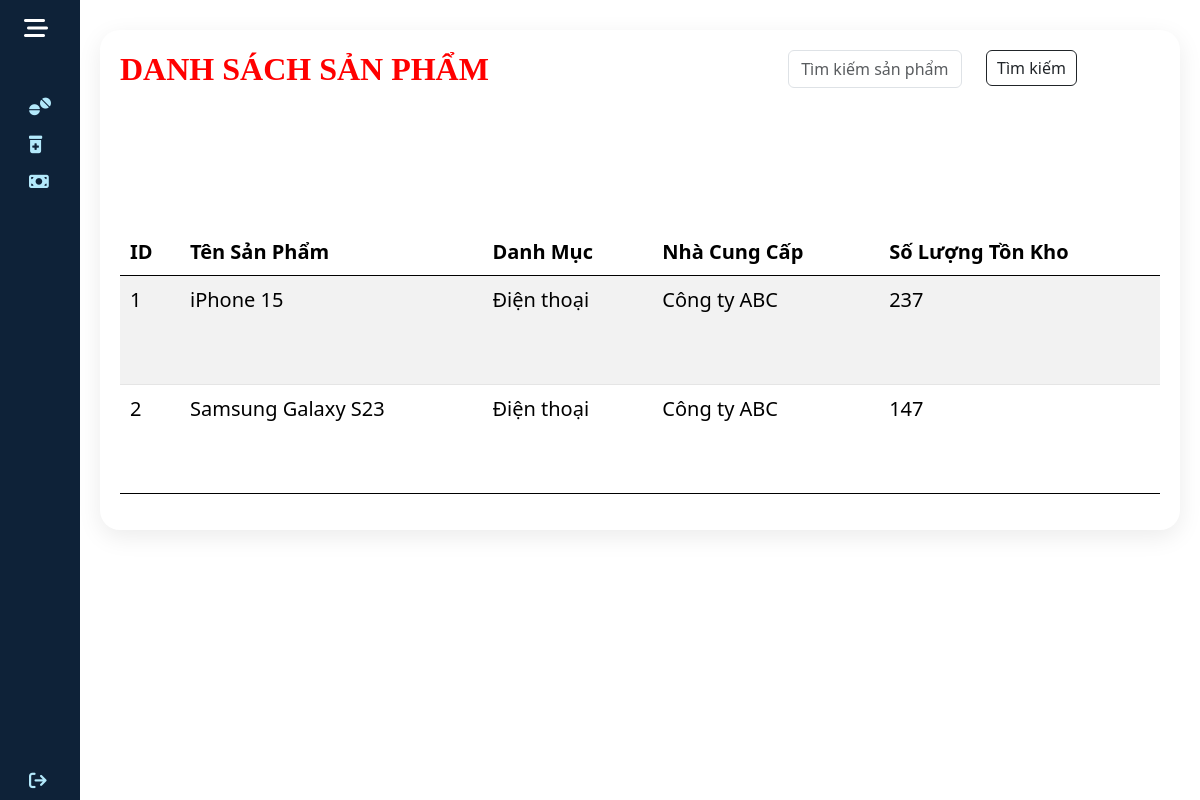
The app's page /nhanvien/san_pham/sp.php (signed in) with its own data.
### tables this page shows
CREATE TABLE `san_pham` (
  `SP_ID` int(11) NOT NULL,
  `SP_Ten` varchar(255) NOT NULL,
  `SP_Gia` decimal(10,2) NOT NULL,
  `DM_ID` int(11) DEFAULT NULL,
  `TT_ID` int(11) DEFAULT NULL,
  `NCC_ID` int(11) NOT NULL
);

CREATE TABLE `danh_muc_sp` (
  `DM_ID` int(11) NOT NULL,
  `DM_Ten` varchar(255) NOT NULL
);

CREATE TABLE `nha_cung_cap` (
  `NCC_ID` int(11) NOT NULL,
  `NCC_HoTen` varchar(255) NOT NULL,
  `NCC_SDT` varchar(20) NOT NULL,
  `NCC_DiaChi` text NOT NULL,
  `NCC_Email` varchar(255) NOT NULL
);

### nhanvien/san_pham/sp.php (the view, shortened to what this page needs)
<?php
require_once '../blocks/head.php';
$servername = "localhost";
$username = "TK_TenDangNhap";
$password = "TK_MatKhau";
$dbname = "qlkhohang";
$connection = new mysqli($servername, $username, $password, $dbname);
$NV_ID = isset($_SESSION['NV_ID']) ? $_SESSION['NV_ID'] : 0;
$stmt = $connection->prepare("SELECT KHO_ID FROM nhan_vien WHERE NV_ID = ?");
$stmt->bind_param("i", $NV_ID);
$stmt->execute();
$stmt->bind_result($KHO_ID);
$search = isset($_GET['search']) ? $_GET['search'] : '';
$sql = "SELECT sp.SP_ID, sp.SP_Ten, sp.SP_Gia, dm.DM_Ten, ncc.NCC_HoTen,
               COALESCE(kho_cn.KCN_SoLuong, 0) AS KCN_SoLuong
        FROM san_pham sp
        JOIN danh_muc_sp dm ON sp.DM_ID = dm.DM_ID
        JOIN nha_cung_cap ncc ON sp.NCC_ID = ncc.NCC_ID
        LEFT JOIN kho_cn ON sp.SP_ID = kho_cn.SP_ID
        WHERE kho_cn.KHO_ID = ?";
$sql .= " ORDER BY sp.SP_ID ASC";
$stmt = $connection->prepare($sql);
if (!empty($search)) {
    $searchParam = "%$search%";
    $stmt->bind_param("iss", $KHO_ID, $searchParam, $searchParam);
} else {
    $stmt->bind_param("i", $KHO_ID);
}
$stmt->execute();
$result = $stmt->get_result();
?>
<!DOCTYPE html>
<html>
<body>
    <div class="wrapper">
        <?php include '../blocks/sidebar.php'; ?>
        <div class="main">
            <div class="tkad">
                <div class="dstaikhoan">
                    <div class="tktenmuc">
                        <h2>DANH SÁCH SẢN PHẨM</h2>
                        <form action="" method="GET" class="search-form">
                            <div class="row">
                                <div class="col">
                                    <input type="text" name="search" class="form-control" placeholder="Tìm kiếm sản phẩm">
                                </div>
                                <div class="col">
                                    <button type="submit" class="btn btn-outline-dark">Tìm kiếm</button>
                                </div>
                            </div>
                        </form>
                    </div>
                    <table class="table table-striped">
                        <thead>
                            <tr>
                                <td>ID</td>
                                <td>Tên Sản Phẩm</td>
                                <td>Danh Mục</td>
                                <td>Nhà Cung Cấp</td>
                                <td>Số Lượng Tồn Kho</td>
                            </tr>
                        </thead>
                        <tbody>
                        <?php
                            while ($row = $result->fetch_assoc()) {
                                echo "
                                <tr>
                                    <td>{$row['SP_ID']}</td>
                                    <td>{$row['SP_Ten']}</td>
                                    <td>{$row['DM_Ten']}</td>
                                    <td>{$row['NCC_HoTen']}</td>
                                    <td>{$row['KCN_SoLuong']}</td>
                                </tr>";
                            }
                        ?>
                        </tbody>
                    </table>
                </div>
            </div>
        </div>
    </div>
</body>
</html>

### nhanvien/stylead.css (style rules this page uses)
* { margin: 0; padding: 0; box-sizing: border-box; }
.tkad { position: relative; width: 100%; padding: 20px; display: grid; grid-gap: 30px; margin-top: 10px; }
.tkad .dstaikhoan { position: relative; display: grid; min-height: 500px; background: var(--white); padding: 20px; box-shadow: 0 7px 25px rgba(0, 0, 0, 0.08); border-radius: 20px; }
.tkad .tktenmuc { display: flex; justify-content: space-between; align-items: flex-start; }
.tktenmuc h2 { font-family: 'Times New Roman', Times, serif; font-weight: 600; color: red; }
.tktenmuc .btn { position: relative; padding: 5px 10px; background: var(--blue); text-decoration: none; color: var(--white); border-radius: 6px; }
.tkad table { width: 100%; border-collapse: collapse; margin-top: 10px; }
.tkad table thead td { font-weight: 600; }
.tkad .dstaikhoan table tr { color: var(--black1); border-bottom: 1px solid rgba(0, 0, 0, 0.1); }
.tkad .dstaikhoan table tr:last-child { border-bottom: none; }
.tkad .dstaikhoan table tr td { padding: 10px; font-size: 20px; }
body { font-family: 'Poppins', sans-serif; }
.wrapper { display: flex; }
.main { display: flex; flex-direction: column; min-height: 100vh; width: 100%; overflow: hidden; transition: all 0.35s ease-in-out; background-color: #fff; min-width: 0; }

### records on screen
san_pham: SP_ID "1", SP_Ten "iPhone 15", DM_ID.DM_Ten "Điện thoại", NCC_ID.NCC_HoTen "Công ty ABC", KCN_SoLuong "237"
san_pham: SP_ID "2", SP_Ten "Samsung Galaxy S23", DM_ID.DM_Ten "Điện thoại", NCC_ID.NCC_HoTen "Công ty ABC", KCN_SoLuong "147"
